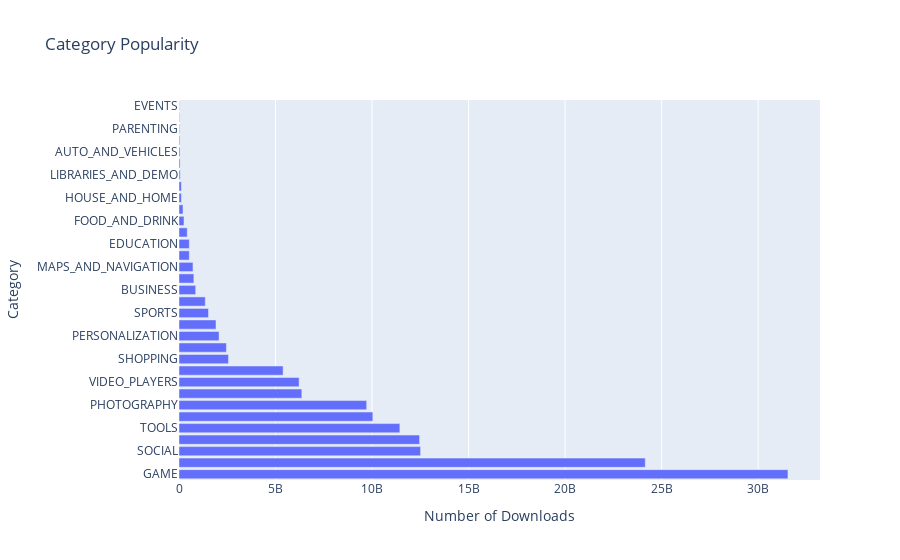

The notebook cell this image was saved under:
### Markdown cell above
### Horizontal Bar Chart - Most Popular Categories (Highest Downloads)

### Code cell
h_bar = px.bar(x = category_installs.Installs,
               y = category_installs.index,
               orientation='h',
               title='Category Popularity')
 
h_bar.update_layout(xaxis_title='Number of Downloads', yaxis_title='Category')
h_bar.show()

### Figure 1 — Plotly figure (JSON) as saved in the notebook; plotly's stock layout.template omitted (floating-point values rounded to 4 significant figures)
{"data": [{"hovertemplate": "x=%{x}<br>y=%{y}<extra></extra>", "legendgroup": "", "marker": {"color": "#636efa", "pattern": {"shape": ""}}, "name": "", "orientation": "h", "showlegend": false, "textposition": "auto", "type": "bar", "x": [31543862717, 24152241530, 12513841475, 12463070180, 11440724500, 10041105490, 9721243130, 6361859300, 6221897200, 5393110650, 2563331540, 2455660000, 2074352930, 1916291655, 1528531465, 1361006220, 863518120, 770249400, 724267560, 534611120, 533852000, 426096500, 257777750, 206522410, 125082000, 124233100, 62083000, 56036100, 53129800, 42162676, 31116110, 26916200, 15949410], "xaxis": "x", "y": ["GAME", "COMMUNICATION", "SOCIAL", "PRODUCTIVITY", "TOOLS", "FAMILY", "PHOTOGRAPHY", "TRAVEL_AND_LOCAL", "VIDEO_PLAYERS", "NEWS_AND_MAGAZINES", "SHOPPING", "ENTERTAINMENT", "PERSONALIZATION", "BOOKS_AND_REFERENCE", "SPORTS", "HEALTH_AND_FITNESS", "BUSINESS", "FINANCE", "MAPS_AND_NAVIGATION", "LIFESTYLE", "EDUCATION", "WEATHER", "FOOD_AND_DRINK", "DATING", "HOUSE_AND_HOME", "ART_AND_DESIGN", "LIBRARIES_AND_DEMO", "COMICS", "AUTO_AND_VEHICLES", "MEDICAL", "PARENTING", "BEAUTY", "EVENTS"], "yaxis": "y"}], "layout": {"barmode": "relative", "legend": {"tracegroupgap": 0}, "title": {"text": "Category Popularity"}, "xaxis": {"anchor": "y", "domain": [0, 1], "title": {"text": "Number of Downloads"}}, "yaxis": {"anchor": "x", "domain": [0, 1], "title": {"text": "Category"}}}}
